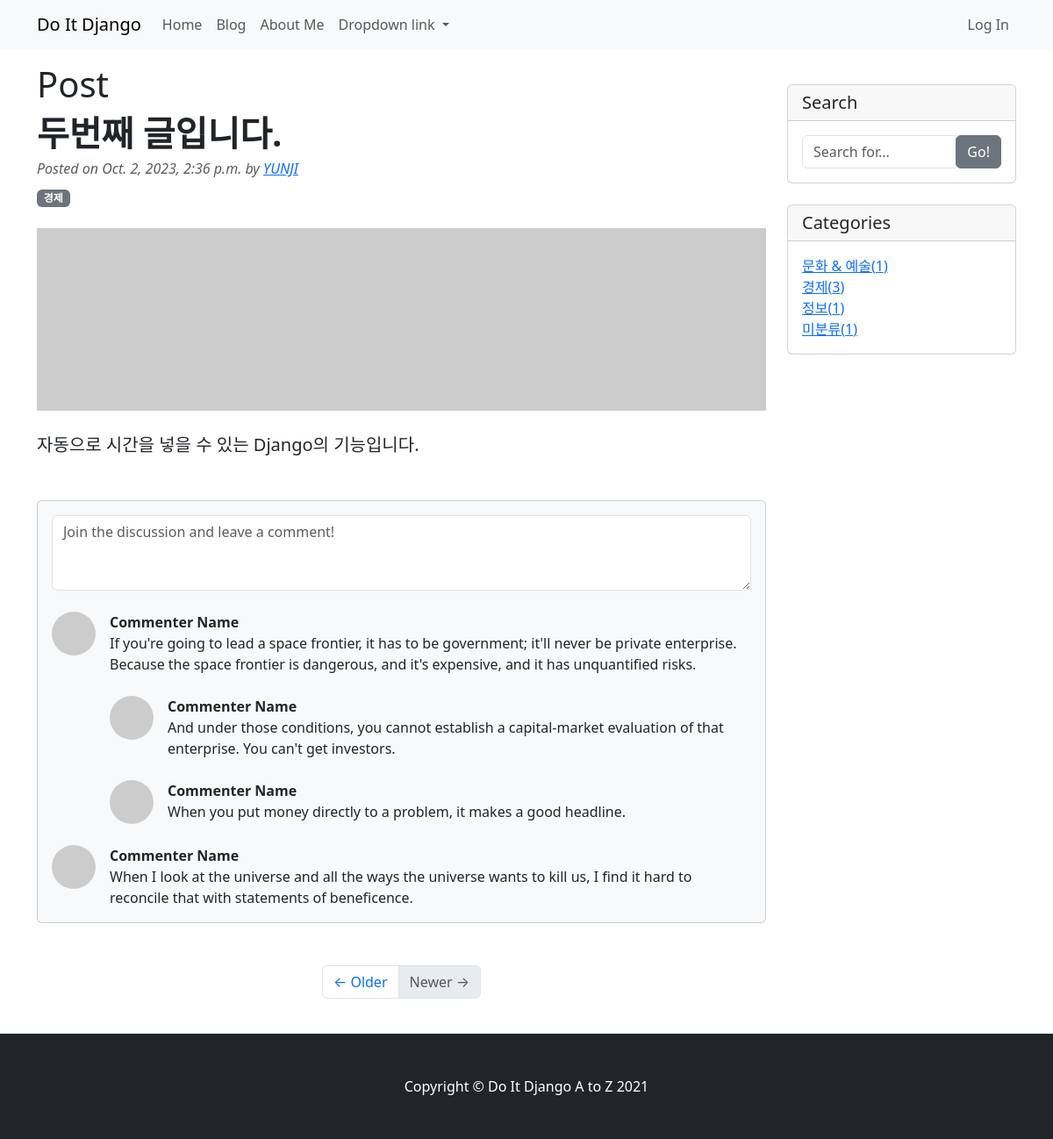
The app's page /blog/2/ with its own data.
### blog/models.py (models this page shows, shortened)
class Post(models.Model):
    title = models.CharField(max_length=30)
    content = models.TextField()
    head_image = models.ImageField(upload_to='blog/images/%Y/%m/%d/', blank=True)
    file_upload = models.FileField(upload_to='blog/files/%Y/%m/%d/', blank=True)
    created_at = models.DateTimeField(auto_now_add=True)
    update_at = models.DateTimeField(auto_now=True)
    author = models.ForeignKey(User, null=True, on_delete=models.SET_NULL)
    category = models.ForeignKey(Category, null=True, blank=True, on_delete=models.SET_NULL)
    tag = models.ManyToManyField(Tag, blank=True)

class Category(models.Model):
    name = models.CharField(max_length=50, unique=True)
    slug = models.SlugField(max_length=200, unique=True, allow_unicode=True)
    def __str__(self):
        return self.name
    def get_absolute_url(self):
        return f'/blog/category/{self.slug}'

### blog/views.py (the view)
# urls.py: path('<int:pk>/', views.PostDetail.as_view()),
class PostDetail(DetailView):
    model = Post
    def get_context_data(self, **kwargs):
        context = super(PostDetail, self).get_context_data()
        context['categories'] = Category.objects.all()
        context['no_category_post_count'] = Post.objects.filter(category=None).count()
        return context

### blog/templates/blog/post_detail.html (shortened to what this page needs)
{% extends 'blog/base.html' %}
{% block main_area %}
        <h1>Post</h1>
                    <article>
                        <header class="mb-4">
                            <h1 class="fw-bolder mb-1">{{ post.title }}</h1>
                            <div class="text-muted fst-italic mb-2">Posted on {{ post.created_at }} by <a href="#"> {{ post.author | upper }} </a></div>
                            {% if post.category %}
                            <span class="badge bg-secondary">{{ post.category }}</span>
                            {% else %}
                            <span class="badge bg-secondary">미분류</span>
                            {% endif %}
                        </header>
                        <figure class="mb-4">
                            {% if post.head_image %}
                            <img class="card-img-top" src="{{ post.head_image.url }}" alt="{{ post }} head im-age">
                            {% else %}
                            <img class="card-img-top" src="https://picsum.photos/seed/{{ post.id }}/800/200" alt="random_image">
                            {% endif %}
                        </figure>
                        <section class="mb-5">
                            <p class="fs-5 mb-4">{{ post.content }}</p>
                        </section>
                    </article>
                    <section class="mb-5">
                        <div class="card bg-light">
                            <div class="card-body">
                                <form class="mb-4"><textarea class="form-control" rows="3" placeholder="Join the discussion and leave a comment!"></textarea></form>
                                <div class="d-flex mb-4">
                                    <div class="flex-shrink-0"><img class="rounded-circle" src="https://dummyimage.com/50x50/ced4da/6c757d.jpg" alt="..." /></div>
                                    <div class="ms-3">
                                        <div class="fw-bold">Commenter Name</div>
                                        If you're going to lead a space frontier, it has to be government; it'll never be private enterprise. Because the space frontier is dangerous, and it's expensive, and it has unquantified risks.
                                        <div class="d-flex mt-4">
                                            <div class="flex-shrink-0"><img class="rounded-circle" src="https://dummyimage.com/50x50/ced4da/6c757d.jpg" alt="..." /></div>
                                            <div class="ms-3">
                                                <div class="fw-bold">Commenter Name</div>
                                                And under those conditions, you cannot establish a capital-market evaluation of that enterprise. You can't get investors.
                                            </div>
                                        </div>
                                        <div class="d-flex mt-4">
                                            <div class="flex-shrink-0"><img class="rounded-circle" src="https://dummyimage.com/50x50/ced4da/6c757d.jpg" alt="..." /></div>
                                            <div class="ms-3">
                                                <div class="fw-bold">Commenter Name</div>
                                                When you put money directly to a problem, it makes a good headline.
                                            </div>
                                        </div>
                                    </div>
                                </div>
                                <div class="d-flex">
                                    <div class="flex-shrink-0"><img class="rounded-circle" src="https://dummyimage.com/50x50/ced4da/6c757d.jpg" alt="..." /></div>
                                    <div class="ms-3">
                                        <div class="fw-bold">Commenter Name</div>
                                        When I look at the universe and all the ways the universe wants to kill us, I find it hard to reconcile that with statements of beneficence.
                                    </div>
                                </div>
                            </div>
                        </div>
                    </section>
{% endblock %}

### blog/templates/blog/base.html (shortened to what this page needs)
<!DOCTYPE html>
{% load static %}
<html>
<head>
    <title>Blog</title><link href="{% static 'blog/bootstrap/bootstrap.min.css' %}" rel="stylesheet" media="screen">
</head>
<body>
    {% include 'blog/navbar.html' %}
    <div class="container my-3">
        <div class="row">
            <div class="col-md-8 col-lg-9" id="main-area">
                {% block main_area %}
                {% endblock %}
                <ul class="pagination justify-content-center mb-4">
                    <li class="page-item">
                        <a class="page-link" href="#">&larr; Older</a>
                    </li>
                    <li class="page-item disabled">
                        <a class="page-link" href="#">Newer &rarr;</a>
                    </li>
                </ul>
            </div>
            <div class="col-md-4 col-lg-3">
                <div class="card my-4">
                    <h5 class="card-header">Search</h5>
                    <div class="card-body">
                        <div class="input-group">
                            <input type="text" class="form-control" placeholder="Search for...">
                            <span class="input-group-btn">
                                <button class="btn btn-secondary" type="button">Go!</button>
                            </span>
                        </div>
                    </div>
                </div>
                <div class="card my-4">
                    <h5 class="card-header">Categories</h5>
                    <div class="card-body">
                        <div class="row">
                            <div class="col-lg-6">
                                <ul class="list-unstyled mb-0">
                                    {% for category in categories %}
                                    <li>
                                        <a href="{{ category.get_absolute_url }}">{{ category }}({{ category.post_set.count }})</a>
                                    </li>
                                    {% endfor %}
                                    <li>
                                        <a href="/blog/category/no_category/">미분류({{ no_category_post_count }})</a>
                                    </li>
                                </ul>
                            </div>
                        </div>
                    </div>
                </div>
            </div>
        </div>
    </div>
    {% include 'blog/footer.html' %}
</body>
</html>

### records on screen
Post: title "두번째 글입니다.", created_at "Oct. 2, 2023, 2:36 p.m.", author "YUNJI", category "경제", content "자동으로 시간을 넣을 수 있는 Django의 기능입니다."
Category: name "문화 & 예술", post_set.count "1"
Category: name "경제", post_set.count "3"
Category: name "정보", post_set.count "1"

### other values on screen
{{ no_category_post_count }} "1"
